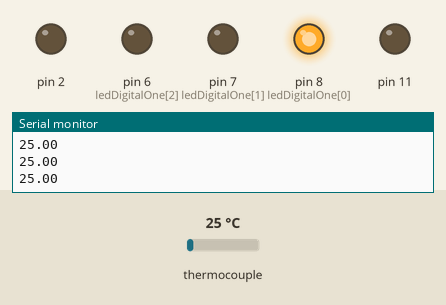
This sketch was run on a simulated Arduino Uno, built with avr-gcc and run on an emulated ATmega328P. On the bench: output pins drawn as LEDs (lit = HIGH), the last lines printed to the serial monitor. Inputs (shaded band) come from the test bench; at power-on: thermocouple 25 °C.

Above: at 1.4 s.
1.5 s: thermocouple set to 40 °C
3.0 s: thermocouple set to 47 °C
At 4.2 s:
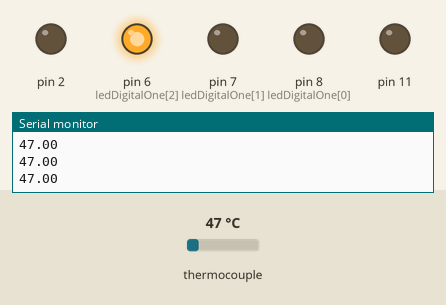
4.5 s: thermocouple set to 48 °C
At 5.8 s:
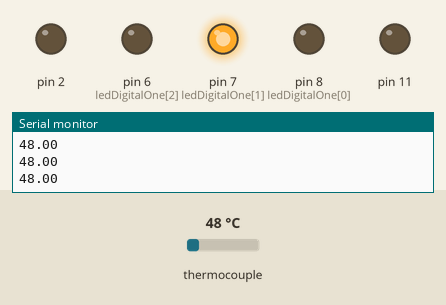
6.1 s: thermocouple set to 52 °C
At 7.3 s:
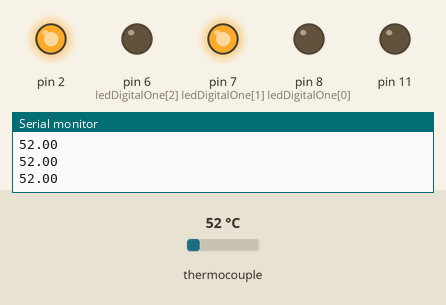
7.7 s: thermocouple set to 6 °C
At 8.8 s:
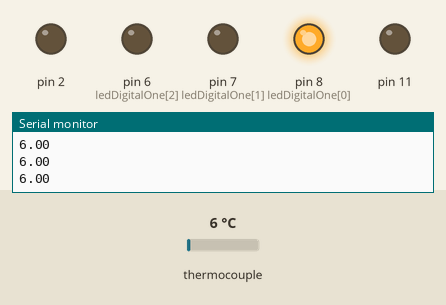
9.3 s: thermocouple set to 75 °C
At 10.3 s:
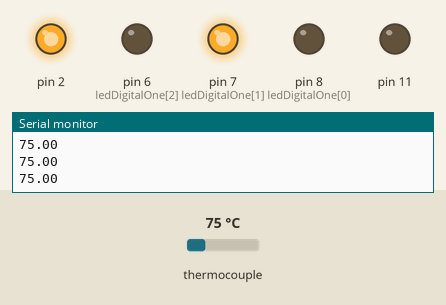
Timing chart, 0 to 11.9 s (numbered marks = the images above; inputs shaded):
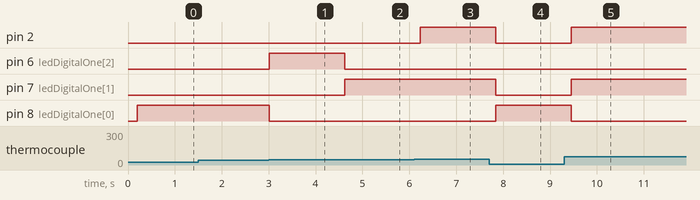

Measured:
- the behaviour switches between 42 and 43 °C on thermocouple (found by bisection; images 0 and 1)
- the behaviour switches between 47 and 48 °C on thermocouple (found by bisection; images 1 and 2)
- the behaviour switches between 49 and 50 °C on thermocouple (found by bisection; images 2 and 3)
- after the input at 3.0 s, pin 6 (ledDigitalOne[2]): LOW → HIGH at once; pin 8 (ledDigitalOne[0]): HIGH → LOW at once
- after the input at 4.5 s, pin 6 (ledDigitalOne[2]): HIGH → LOW after 0.13 s; pin 7 (ledDigitalOne[1]): LOW → HIGH after 0.13 s
- after the input at 6.1 s, pin 2: LOW → HIGH after 0.13 s
- after the input at 7.7 s, pin 2, pin 7 (ledDigitalOne[1]): HIGH → LOW after 0.14 s; pin 8 (ledDigitalOne[0]): LOW → HIGH after 0.14 s
- after the input at 9.3 s, pin 2, pin 7 (ledDigitalOne[1]): LOW → HIGH after 0.15 s; pin 8 (ledDigitalOne[0]): HIGH → LOW after 0.15 s

The sketch:

BangBang.ino
```cpp
/*
 * This code is meant to be used with an Arduino Nano,
 * A Adafruit MAX 31855 Digital Thermocouple, and a Vellemer VMA307 RGB LED Module
 *
 * The goal of the code is to change the color of the LED based off of the
 * temperatre reading of the thermocouple. (Red for hot, Green for mid temp, and blue for cold
 *
 * WHile it was designed for the Arduino Nano it can still be used by similar 8  bit arduino products
 * like the leonardo, uno, mega, and maybe the micro (did not work with our micro because of a bug)
 */

#include <SPI.h>
#include "Adafruit_MAX31855.h"
#define COMMON_ANNODE

// Default connection is using software SPI, but comment and uncomment one of
// the two examples below to switch between software SPI and hardware SPI:

#define MAXDO   3
#define MAXCS   4
#define MAXCLK  5
#define LEDR 2
//Defines what digital pins each part of the thermocouple is linked with

//Defines which digital pins the LED's should be hooked into
//This is slightly different in France
int ledDigitalOne[] = {8,7,6}; //the three digital ports the LED is plugged into
//Red = 7
//Yellow = 6
//Green = 8


const boolean ON = HIGH;
const boolean OFF = LOW;
//Defines on and off to be a low voltage and a high voltage respectivly.

const boolean RED[] = {OFF, ON, OFF};
const boolean YELLOW[] = {OFF,OFF,ON};
const boolean GREEN[] = {ON,OFF,OFF};
//Defines primary LED colors based on which LED lights up on the board


// initialize the Thermocouple
Adafruit_MAX31855 thermocouple(MAXCLK, MAXCS, MAXDO);

// Example creating a thermocouple instance with hardware SPI
// on a given CS pin.
//#define MAXCS   10
//Adafruit_MAX31855 thermocouple(MAXCS);

void setup() {
  Serial.begin(9600);

  pinMode(2,OUTPUT);
  pinMode(11,OUTPUT);

  // initialize the 11th digital pin as an output
  // this is for the relay

  while (!Serial) delay(1); // wait for Serial on Leonardo/Zero, etc

  //Serial.println("MAX31855 test");
  // wait for MAX chip to stabilize

  for (int i = 0; i < 3; i++)
  {
    pinMode(ledDigitalOne[i],OUTPUT);
  }
  //initializes the led pins to be able to recieve an output

  delay(200);
}

void loop() {
  // basic readout test, just print the current temp


  // Serial.print("Internal Temp = ");
  //Serial.println(thermocouple.readInternal());
   // Prints the internal temperature of the thermocouple which the amplifier uses to generate a celcius temperature.
   //THIS IS NOT NEEDED

   double c = thermocouple.readCelsius();
   if (isnan(c))
   //Checks to make sure the thermocouple is running, if it isn't it prints that out
   {
     Serial.println("Something wrong with thermocouple!");
   }
   else
   //This runs when the thermouple is connected
   {
     //Serial.print("C = ");
     Serial.println(c);
     //Prints the temperature read by the thermocouple in Celcius
   }

    if(c <= 40)
    {
      //digitalWrite(11,HIGH);
      digitalWrite(2,LOW);

    }
    // if the temperature is less than or equal to 32 degrees c (as read by the thermocouple
    // writes a high voltage to the relay to let power through the resisitor
    else if (c >= 50)
    {
      //digitalWrite(11,LOW);
      digitalWrite(2,HIGH);


    }

    //if the temp is more than 38 degrees c
    //Writes a low voltage to the relay to stop power from going through the resistor

   if(c < 43)
   {
      setColor(ledDigitalOne, GREEN);
      // calls a user created function (found at the bottom of the code) used to light up the RGB LED blue
   }
   else if(c > 47)
   {
      setColor(ledDigitalOne,RED);
      //calls setColor to light the LED up red
   }
   else
   {
        setColor(ledDigitalOne,YELLOW);
        //calls setColor to light the LED up green
   }
    //sets the color of the led based off of the temperature


   delay(200);
}

void setColor(int* led, boolean* color)
//Function takes in a specific LED and a changeable set of colors
//Writes to the LED to change the color based on the color input
{
  for(int i = 0; i< 3; i++)
  {
    digitalWrite(led[i],color[i]);
  }
  // writes to the led to change the color based on the boolean input color
}

void setColor(int* led, const boolean* color)
//Function takes in an LED pin location and a constant set of colors
// Changes that constant into a changeable boolean and call setColor again
{
  boolean tempColor[] = {color[0],color[1],color[2]};
  //Redefines the constant boolean as a changeable boolean

  setColor(led,tempColor);
  //Recalls setColor with a changeable boolean
  }
//
```
